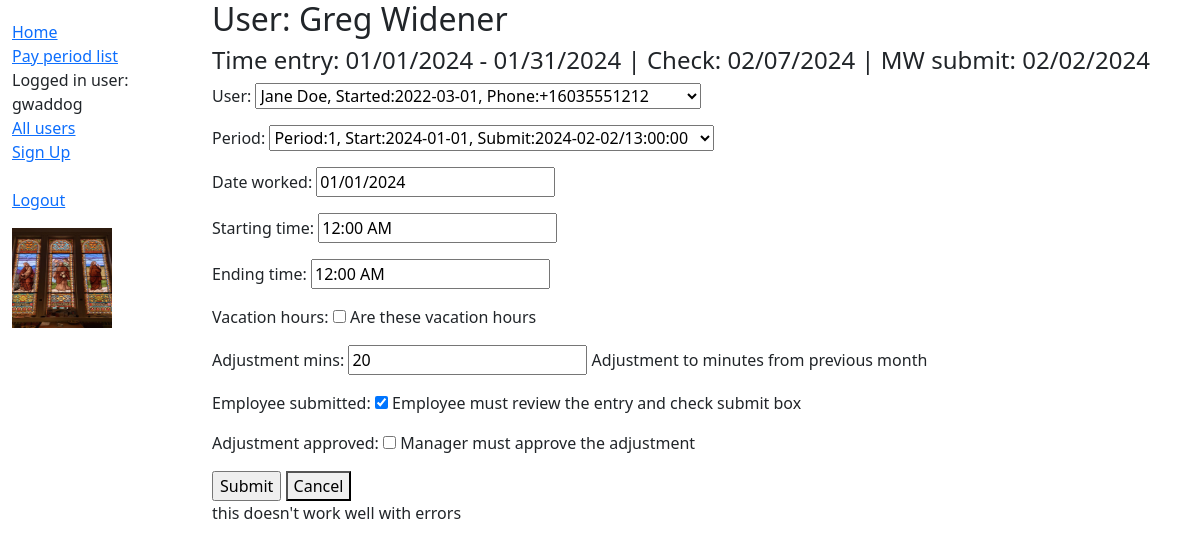
Page /timecard/payrollhours/41/update/ (signed in) on the committed database.
### timecard/models.py (models this page shows, shortened)
class ActiveUser(AbstractUser):
    pass
    start_date = models.DateField(null=False, blank=False, help_text='Start Date')
    end_date = models.DateField(default=None, null=True, blank=True, help_text='End Date')
    vacation_hours = models.IntegerField(default=0, null=False, help_text='Vacation hours alloted per year')
    phone_number = PhoneField(null=False, blank=False, unique=True, E164_only=False, help_text='Mobile phone number')
    objects = MyUserManager()
    REQUIRED_FIELDS = ['email', 'start_date', 'vacation_hours', 'phone_number']
    def __str__(self):
        return f'{self.first_name} {self.last_name}, Started:{self.start_date}, Phone:{self.phone_number}'

class Period(models.Model):
    period = models.AutoField(primary_key=True, help_text='Period Primary Key')
    period_no = models.IntegerField(choices=((i,i) for i in range(1, 13)), help_text='Period No within the calendar year')
    calendar_year = models.IntegerField(validators=[MinValueValidator(2023), MaxValueValidator(9999)], help_text='Calendar year')
    fiscal_year = models.CharField(max_length=4, help_text='Fiscal Year in the format FYyy')
    starting_date = models.DateField(help_text='Starting Date of the Period')
    reporting_date = models.DateField(help_text='Date/Hour when employee needs to report hours')
    submission_date = models.DateField(help_text='Date when manager needs to submit for paycheck processing')
    submission_time = models.TimeField(default='13:00:00', help_text='Time when manager needs to submit for paycheck processing')
    pay_date = models.DateField(help_text='Date paycheck is to be received by Employee')
    pay_time = models.TimeField(default = datetime.strptime(f"09:00:00", "%H:%M:%S").time(), help_text = 'Time of day Paycheck is expected')
    class Meta:
        ordering = ['starting_date']
    def __str__(self):
        return f'Period:{self.period_no}, Start:{self.starting_date}, Submit:{self.submission_date}/{self.submission_time}'

class PayrollHours(models.Model):
    period = models.ForeignKey(Period, default=None, on_delete=models.RESTRICT, null=False)
    user = models.ForeignKey(ActiveUser, null = False, blank = False, on_delete=models.RESTRICT)
    date_worked = models.DateField(default=date.today().strftime('%m/%d/%Y'))
    starting_time = models.TimeField(help_text='Starting Time for date_worked')
    ending_time = models.TimeField(help_text='Ending Time + starting_time')  # Must be >starting time
    minutes = models.DurationField(blank = True, null = True, help_text='Set to Timedelta (hours, minutes) ending_time - starting_time')
    vacation_hours = models.BooleanField(default=False, help_text='Are these vacation hours')
    adjustment_mins = models.IntegerField(default=0, help_text='Adjustment to minutes from previous month')
    adjustment_approved = models.BooleanField(default=False, help_text='Manager must approve the adjustment')
    employee_submitted = models.BooleanField(default=False, help_text='Employee must review the entry and check submit box')
    class Meta:
        ordering = ['date_worked','starting_time']

### timecard/views.py (the view, shortened to what this page needs)
# urls.py: path('payrollhours/<int:pk><int:pk_per>/update/', views.PayrollHoursUpdate.as_view(), name='payrollhours-update'),
class PayrollHoursUpdate(LoginRequiredMixin, UpdateView):
    model = PayrollHours
    form_class = PayrollHoursModelForm
    def get_context_data(self, **kwargs):
        context = super().get_context_data(**kwargs)
        context['curr_period'] = Period.objects.get(period=self.kwargs['pk_per'])
        return context
    def get_form_kwargs(self):
       kwargs = super(PayrollHoursUpdate, self).get_form_kwargs()
       kwargs.update({'user': self.request.user})
       return kwargs

### timecard/forms.py (shortened to what this page needs)
class PayrollHoursModelForm(ModelForm):
    starting_time = forms.TimeField (
        input_formats=('%I:%M %p', '%I %p', '%H:%M', '%H'),
        widget=TimeInput(format='%I:%M %p'),
        )
    ending_time = forms.TimeField (
        input_formats=('%I:%M %p', '%I %p', '%H:%M', '%H'),
        widget=TimeInput(format='%I:%M %p'),
        )
    date_worked = forms.DateField (
        widget=DateInput(format='%m/%d/%Y')
    )
    class Meta:
        model = PayrollHours
        fields = ['user', 'period', 'date_worked', 'starting_time', 'ending_time', 'vacation_hours', 'adjustment_mins', 'employee_submitted', 'adjustment_approved']
    def __init__(self, *args, **kwargs):
        if kwargs:
            self.user = kwargs.pop('user')
            super().__init__(*args, **kwargs)

### timecard/templates/timecard/payrollhours_form.html (shortened to what this page needs)
{% extends "base_generic.html" %}
{% block content %}
  <h2>User: {{ user.first_name }} {{ user.last_name }}</h2>
  <h4>Time entry: {{curr_period.starting_date|date:"m/d/Y"}} - {{curr_period.reporting_date|date:"m/d/Y"}} | Check: {{curr_period.pay_date|date:"m/d/Y"}} |
    MW submit: {{curr_period.submission_date|date:"m/d/Y"}}</h4>
  <form action="" method="post">
    <table>
      {{ form.as_p }}
    </table>
    <input type="submit" value="Submit" />
    <button onclick="window.history.back()">Cancel</button></a></form> this doesn't work well with errors
{% endblock %}

### timecard/templates/base_generic.html (shortened to what this page needs)
<!DOCTYPE html>
<html lang="en">
  <head>
    <link
      href="https://cdn.jsdelivr.net/npm/bootstrap@5.1.3/dist/css/bootstrap.min.css"
      rel="stylesheet"
 />
    {% load static %}
    <link rel="stylesheet" href="{% static 'css/styles.css' %}" />
  </head>
  <body>
    <div class="container-fluid">
      <div class="row">
        <div class="col-sm-2">
          {% if user.is_authenticated %}
            {% block sidebar %}
              <ul class="sidebar-nav">
                <li><a href="{% url 'login-success' %}">Home</a></li>
                {% if display_year %}
                  <li><a href="{% url 'period-list' year=display_year %}">Pay period list</a></li>
                {% else %}
                  <li><a href="{% url 'period-list' year=0 %}">Pay period list</a></li>
                {% endif %}
                {% if user.is_superuser %}
                  <li>Logged in user: {{ user.get_username }}</li>
                  <li><a href="{% url 'activeuser' %}">All users</a></li>
                  <li><a href="{% url 'signup' %}">Sign Up</a></li>
                {% endif %}
                <br>
                <li><a href="{% url 'logout' %}?next={{ request.path }}">Logout</a></li>
              </ul>
            {% endblock %}
          {% else %}
            <p>You are not logged in...</p>
            <a href="{% url 'login' %}">Log In</a>
          {% endif %}
          {% load static %}
          <img
                src="{% static 'images/ccg_jesus_stainedglass.jpg' %}"
                alt="Jesus Christ, Lord"
                style="width:100px;height:100px;" />
        </div>
        <div class="col-sm-10 ">{% block content %}{% endblock %}</div>
      </div>
    </div>
  </body>
</html>

### timecard/static/css/styles.css (style rules this page uses)
.sidebar-nav { margin-top: 20px; padding: 0; list-style: none; }
table, .table-hover td { border-bottom: 2px solid black; border-top: 2px solid black; }

### rows in the picture
ActiveUser: get_username "gwaddog"
Period: starting_date "01/01/2024", reporting_date "01/31/2024", pay_date "02/07/2024", submission_date "02/02/2024", period "Period:1, Start:2024-01-01, Submit:2024-02-02/13:00:00"
PayrollHours: user "Jane Doe, Started:2022-03-01, Phone:+16035551212", date_worked "01/01/2024", starting_time "12:00 AM", ending_time "12:00 AM", adjustment_mins "20", employee_submitted "☑"
